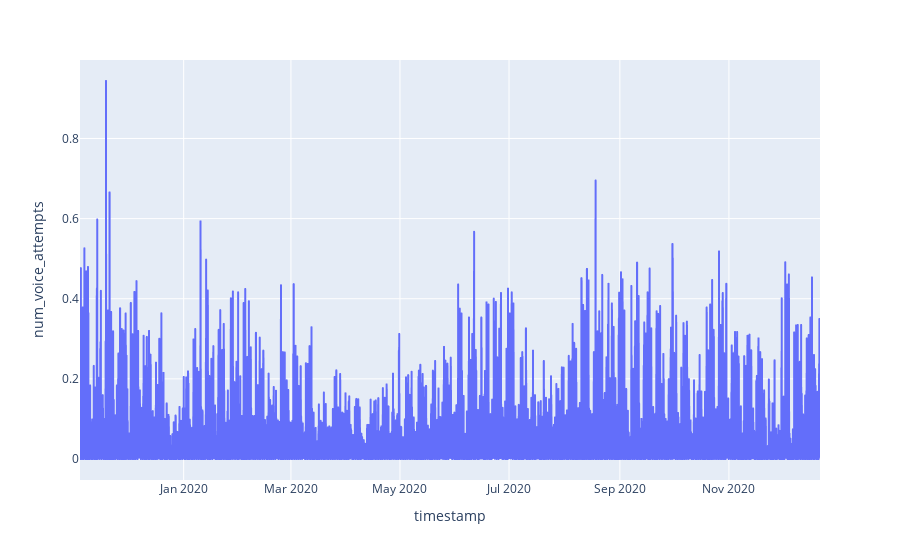

The cell this chart's notebook holds for it:
### Code cell
column = 'num_voice_attempts'
fig = px.line(sector_df, x="timestamp", y=column)
fig.show()

### Figure 1 — Plotly figure (JSON) as saved in the notebook; plotly's stock layout.template omitted (floating-point values rounded to 4 significant figures; data arrays with more than 128 entries replaced by an {"elided": "..."} marker saying what was removed)
{"data": [{"hovertemplate": "timestamp=%{x}<br>num_voice_attempts=%{y}<extra></extra>", "legendgroup": "", "line": {"color": "#636efa", "dash": "solid"}, "mode": "lines", "name": "", "showlegend": false, "type": "scattergl", "x": {"elided": "9327 str values"}, "xaxis": "x", "y": {"elided": "9327 float values"}, "yaxis": "y"}], "layout": {"legend": {"tracegroupgap": 0}, "margin": {"t": 60}, "xaxis": {"anchor": "y", "domain": [0, 1], "title": {"text": "timestamp"}}, "yaxis": {"anchor": "x", "domain": [0, 1], "title": {"text": "num_voice_attempts"}}}}
